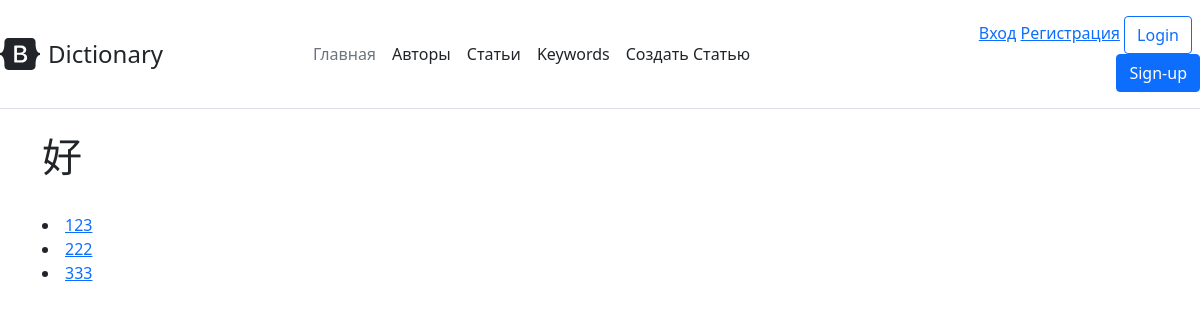
The page /keywords/好/ on the database as committed earlier.
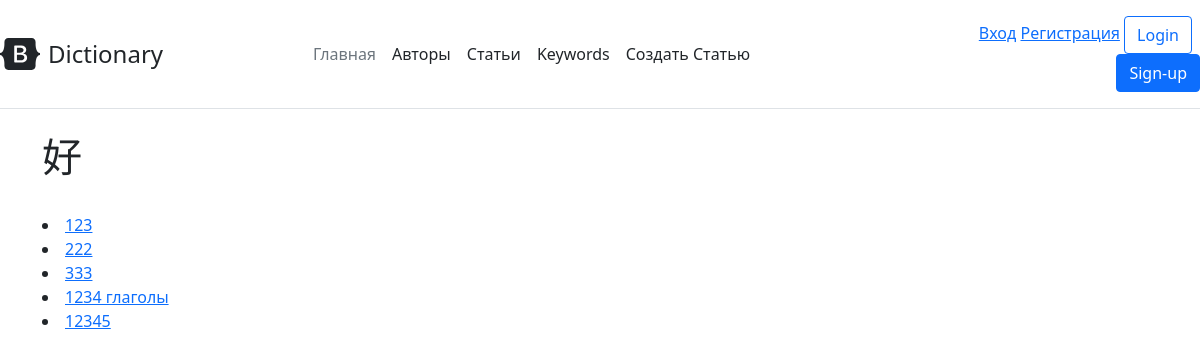
The same page on the database as committed later.
### dictionary/models.py (models this page shows)
class Article(models.Model):
    title = models.CharField("Заголовок", max_length=250)
    message = models.TextField("Описание")
    url = models.SlugField(max_length=160, unique=True)
    keywords = models.ManyToManyField(Keyword, verbose_name="Ключевые слова", related_name="article_keywords")
    grammar = models.ManyToManyField(GrammarTopic, verbose_name="Грамматика", related_name="article_grammar", blank=True)
    lessons = models.ManyToManyField(Lesson, verbose_name="Уроки", related_name="article_lesson", blank=True)
    authors = models.ManyToManyField(User, verbose_name="Автор", related_name="article_author")
    draft = models.BooleanField("Черновик", default=False)
    def __str__(self):
        return self.title
    def get_absolute_url(self):
        return reverse('article_detail', kwargs={"slug": self.url})
    class Meta:
        verbose_name = "Статья"
        verbose_name_plural = "Статьи"

### dictionary/views.py (the view)
# urls.py: path('keywords/<str:slug>/', KeywordDetailView.as_view(), name="keyword_detail"),
class KeywordDetailView(DetailView):
    model = Keyword
    slug_field = "name"
    template_name = "dictionary/keyword.html"
    def get_context_data(self, **kwargs):
        context = super(KeywordDetailView, self).get_context_data(**kwargs)
        context['article_list'] = Article.objects.filter(Q(keywords__name=self.kwargs['slug'])|
            Q(keywords__name=self.kwargs['slug'])|Q(title__contains=self.kwargs['slug'])|
            Q(keywords__name__contains=self.kwargs['slug']), draft=False
        ).distinct()
        return context

### dictionary/templates/dictionary/keyword.html (shortened to what this page needs)
{% extends "dictionary/base.html" %}
{% block content %}
<h1>{{ keyword.name }}</h1><br>
{% if article_list %}
{% for article in article_list %}
<li>
    <a href="{{ article.get_absolute_url }}">
        {{ article }}
    </a>
</li>
{% endfor %}
{% else %}
Информация будет добавлена в ближайшее время. Stay tuned!
{% endif %}
<p>{{ article.message }}</p><br>
{% endblock %}

Rows that differ between the two databases and show on the page:
now on this page (row edited): Article: title "1234 глаголы"
now on this page (row edited): Article: title "12345"
